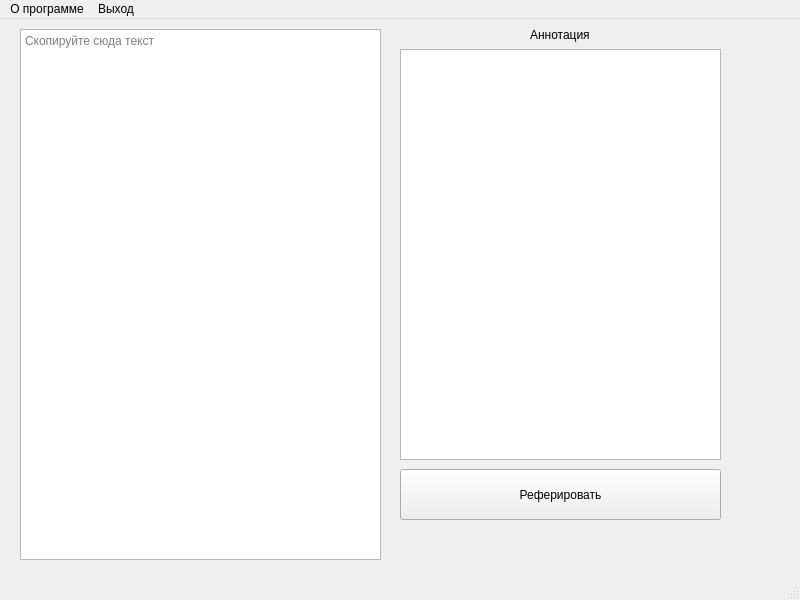
<?xml version="1.0" encoding="UTF-8"?>
<ui version="4.0">
 <class>MainWindow</class>
 <widget class="QMainWindow" name="MainWindow">
  <property name="geometry">
   <rect>
    <x>0</x>
    <y>0</y>
    <width>800</width>
    <height>600</height>
   </rect>
  </property>
  <property name="windowTitle">
   <string>MainWindow</string>
  </property>
  <widget class="QWidget" name="centralwidget">
   <widget class="QTextEdit" name="textEdit">
    <property name="geometry">
     <rect>
      <x>20</x>
      <y>10</y>
      <width>361</width>
      <height>531</height>
     </rect>
    </property>
    <property name="placeholderText">
     <string>Скопируйте сюда текст</string>
    </property>
   </widget>
   <widget class="QTextEdit" name="textEdit_2">
    <property name="geometry">
     <rect>
      <x>400</x>
      <y>30</y>
      <width>321</width>
      <height>411</height>
     </rect>
    </property>
   </widget>
   <widget class="QLabel" name="label_2">
    <property name="geometry">
     <rect>
      <x>530</x>
      <y>0</y>
      <width>111</width>
      <height>31</height>
     </rect>
    </property>
    <property name="text">
     <string>Аннотация</string>
    </property>
   </widget>
   <widget class="QPushButton" name="pushButton">
    <property name="geometry">
     <rect>
      <x>400</x>
      <y>450</y>
      <width>321</width>
      <height>51</height>
     </rect>
    </property>
    <property name="text">
     <string>Реферировать</string>
    </property>
   </widget>
  </widget>
  <widget class="QMenuBar" name="menubar">
   <property name="geometry">
    <rect>
     <x>0</x>
     <y>0</y>
     <width>800</width>
     <height>22</height>
    </rect>
   </property>
   <widget class="QMenu" name="menu">
    <property name="title">
     <string>О программе</string>
    </property>
    <addaction name="action"/>
   </widget>
   <widget class="QMenu" name="menu_2">
    <property name="title">
     <string>Выход</string>
    </property>
   </widget>
   <addaction name="menu"/>
   <addaction name="menu_2"/>
  </widget>
  <widget class="QStatusBar" name="statusbar"/>
  <action name="action">
   <property name="text">
    <string>Привет</string>
   </property>
  </action>
 </widget>
 <resources/>
 <connections/>
</ui>
